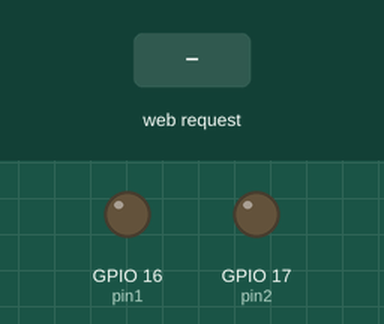
The sketch below on a simulated ESP32. Parts: output pins drawn as LEDs (lit = HIGH). The test bench sets the inputs (shaded band). WiFi joins after 1.5 s; servers stay silent unless stated; what the sketch prints to the serial monitor is not drawn.

Above: at 3.2 s.
3.3 s: HTTP request GET /?Gled=ON received
At 3.6 s:
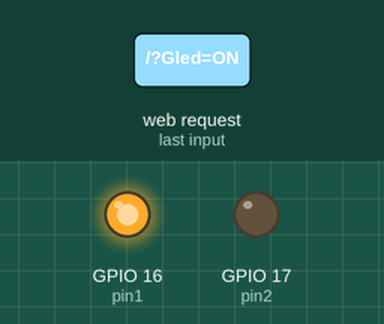
4.8 s: HTTP request GET /?Gled=OFF received
At 5.9 s:
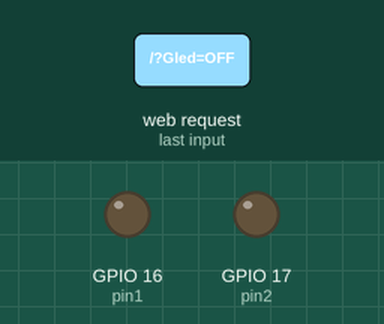
Timing chart, 0 to 7.8 s (numbered marks = the images above; inputs shaded):
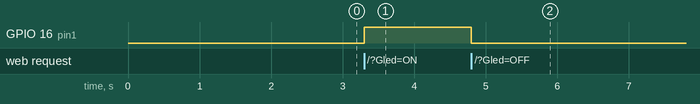

Measured:
- after the input at 3.3 s, GPIO 16 (pin1): LOW → HIGH at once
- after the input at 4.8 s, GPIO 16 (pin1): HIGH → LOW at once

The sketch:

van.ino
```cpp
#include <WiFi.h>
//請修改以下參數--------------------------------------------
char ssid[] = ""; //請修改為您連線的網路名稱
char password[] = ""; //請修改為您連線的網路密碼

int pin1 = 16; //
int pin2 = 17; //
WiFiServer server(80); //宣告伺服器位在80 port

void setup()
{
  Serial.begin(115200);
  Serial.print("開始連線到無線網路SSID:");
  Serial.println(ssid);
  WiFi.begin(ssid, password);
  while (WiFi.status() != WL_CONNECTED) {
    Serial.print(".");
    delay(1000);
  }
  Serial.println("連線完成");
  server.begin();
  Serial.print("伺服器已啟動，http://");
  Serial.println(WiFi.localIP());
  pinMode(pin1, OUTPUT);
  pinMode(pin2, OUTPUT);

}

void loop()
{
  //宣告一個連線
  WiFiClient client = server.available();
  if (client) {
    //有人連入時
    Serial.println("使用者連入");
    //-------------網頁的html部份開始--------------
    client.println("HTTP/1.1 200 OK");
    client.println("Content-Type: text/html");
    client.println("");
    client.println("<!DOCTYPE HTML>");
    client.println("<html><head><meta charset='utf-8'></head>");
    client.println("<br>");
    client.println("<h1>ESP32 Web Server</h1>");
    //HTML超連結指令
    client.println("<a href='/Gled=ON'>測試風扇</a><br>");
    client.println("<a href='/Gled=OFF'>測試風扇</a><br>");
    client.println("</html>");
    //-------------網頁的html部份結束--------------
    //取得使用者輸入的網址
    String request = client.readStringUntil('\r');
    Serial.println(request);
    //判斷超連結指令
    //網址內包含Gled=ON，就開啟綠燈，如果Gled=OFF，關閉綠燈
    if (request.indexOf("Gled=ON") >= 0) { digitalWrite(pin1, HIGH); digitalWrite(pin2, LOW);}
    if (request.indexOf("Gled=OFF") >= 0) { digitalWrite(pin1, LOW); digitalWrite(pin2, LOW);}
    Serial.println("完成");
    client.stop();//停止連線
  }
}
```
